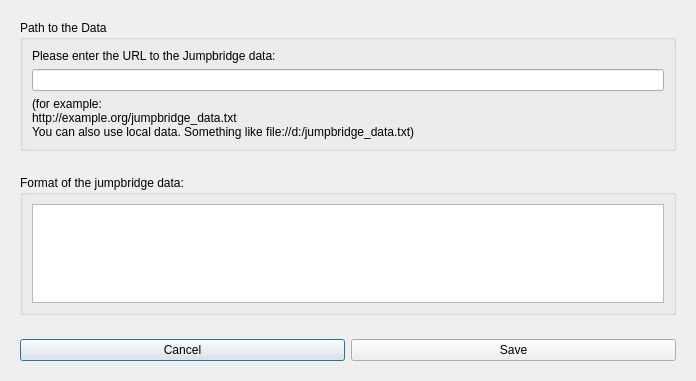
<?xml version="1.0" encoding="UTF-8"?>
<ui version="4.0">
 <class>Dialog</class>
 <widget class="QDialog" name="Dialog">
  <property name="geometry">
   <rect>
    <x>0</x>
    <y>0</y>
    <width>696</width>
    <height>381</height>
   </rect>
  </property>
  <property name="windowTitle">
   <string>Jumpbridge Data</string>
  </property>
  <layout class="QGridLayout" name="gridLayout">
   <item row="0" column="0">
    <layout class="QVBoxLayout" name="verticalLayout">
     <item>
      <widget class="QWidget" name="widget" native="true">
       <layout class="QGridLayout" name="gridLayout_2">
        <item row="0" column="0">
         <widget class="QGroupBox" name="groupBox">
          <property name="title">
           <string>Path to the Data</string>
          </property>
          <layout class="QGridLayout" name="gridLayout_3">
           <item row="1" column="0">
            <widget class="QLabel" name="label_2">
             <property name="text">
              <string>(for example:
http://example.org/jumpbridge_data.txt
You can also use local data. Something like file://d:/jumpbridge_data.txt)</string>
             </property>
            </widget>
           </item>
           <item row="0" column="0">
            <layout class="QVBoxLayout" name="verticalLayout_2">
             <item>
              <widget class="QLabel" name="label">
               <property name="text">
                <string>Please enter the URL to the Jumpbridge data:</string>
               </property>
              </widget>
             </item>
             <item>
              <widget class="QLineEdit" name="url_field"/>
             </item>
            </layout>
           </item>
          </layout>
         </widget>
        </item>
       </layout>
      </widget>
     </item>
     <item>
      <widget class="QWidget" name="widget_2" native="true">
       <layout class="QGridLayout" name="gridLayout_4">
        <item row="0" column="0">
         <widget class="QGroupBox" name="groupBox_2">
          <property name="title">
           <string>Format of the jumpbridge data:</string>
          </property>
          <layout class="QGridLayout" name="gridLayout_5">
           <item row="0" column="0">
            <widget class="QPlainTextEdit" name="format_info_field">
             <property name="lineWrapMode">
              <enum>QPlainTextEdit::NoWrap</enum>
             </property>
             <property name="readOnly">
              <bool>true</bool>
             </property>
            </widget>
           </item>
          </layout>
         </widget>
        </item>
       </layout>
      </widget>
     </item>
    </layout>
   </item>
   <item row="1" column="0">
    <widget class="QWidget" name="widget_3" native="true">
     <layout class="QHBoxLayout" name="horizontalLayout_4">
      <item>
       <widget class="QPushButton" name="cancel_button">
        <property name="text">
         <string>Cancel</string>
        </property>
       </widget>
      </item>
      <item>
       <widget class="QPushButton" name="save_button">
        <property name="text">
         <string>Save</string>
        </property>
       </widget>
      </item>
     </layout>
    </widget>
   </item>
  </layout>
 </widget>
 <resources/>
 <connections/>
</ui>
